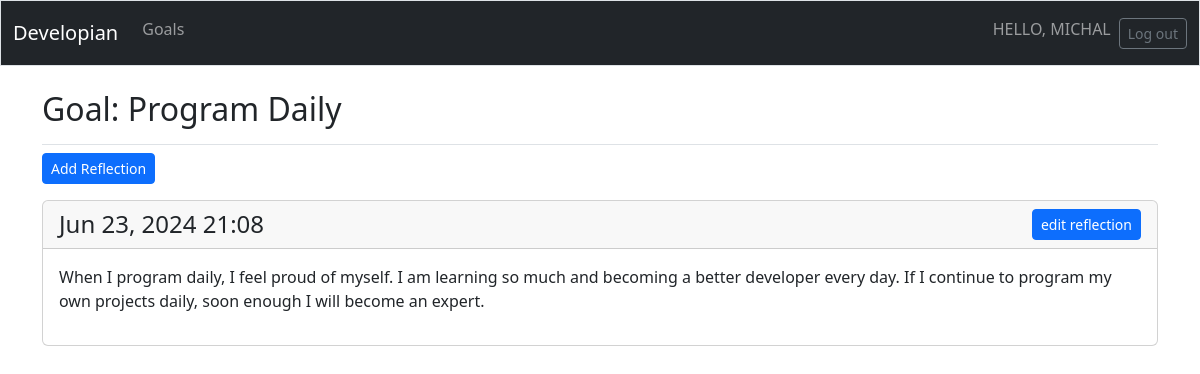
The app's page /goals/3/ (signed in), older data.
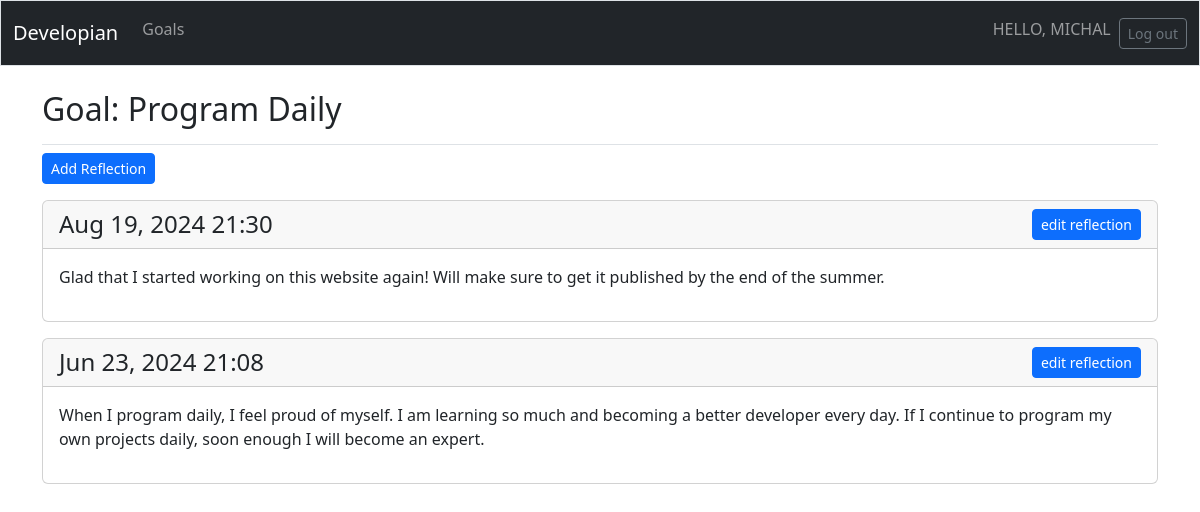
The same page, newer data.
### developian/models.py (models this page shows, shortened)
class Goal(models.Model):
    text = models.CharField(max_length=200)
    date_added = models.DateTimeField(auto_now_add=True)
    owner = models.ForeignKey(User, on_delete=models.CASCADE)

class Reflection(models.Model):
    goal = models.ForeignKey(Goal, on_delete=models.CASCADE)
    reflection = models.TextField()
    date_added = models.DateTimeField(auto_now=True)

### developian/views.py (the view)
# urls.py: path('goals/<int:goal_id>/', views.goal, name='goal'),
@login_required
def goal(request, goal_id):
    goal = Goal.objects.get(id=goal_id)
    check_goal_owner(request, goal)
    reflections = goal.reflection_set.order_by('-date_added')
    context = {'goal': goal, 'reflections': reflections}
    return render(request, 'developian/goal.html', context)

### developian/views.py (called while the page is built)
def check_goal_owner(request, goal):
    if goal.owner != request.user:
        raise Http404

### developian/templates/developian/goal.html
{% extends 'developian/base.html' %}
{% block page_header %}
  <h2>Goal: {{ goal.text }}</h2>
{% endblock page_header %}
{% block content %}
  <p>
    <a class="btn btn-primary btn-sm" href="{% url 'developian:new_reflection' goal.id %}">Add Reflection</a>
  </p>
  {% for reflection in reflections %}
    <div class="card mb-3">
      <h4 class="card-header d-flex justify-content-between align-items-center">
        {{ reflection.date_added|date:'M d, Y H:i' }}
        <small><a class="btn btn-primary btn-sm"
          href="{% url 'developian:edit_reflection' reflection.id %}">
          edit reflection
        </a></small>
      </h4>
       <div class="card-body">{{ reflection.reflection|linebreaks }}</div>
    </div>
  {% empty %}
    <p>No reflections have been created yet!</p>
  {% endfor %}
{% endblock content %}

### developian/templates/developian/base.html (shortened to what this page needs)
<!doctype html>
<html lang="en">
  <head>
    {% load static %}
    <link rel="stylesheet" href="{% static 'developian/styles.css' %}">
    {% load django_bootstrap5 %}
    {% bootstrap_css %}
  </head>
  <body>
    <nav class="navbar navbar-expand-md navbar-dark bg-dark mb-4 border">
      <div class="container-fluid">
        <a class="navbar-brand" href="{% url 'developian:index' %}">
          Developian
        </a>
        <div class="collapse navbar-collapse" id="navbarCollapse">
          <ul class="navbar-nav me-auto mb-2 mb-md-O">
            <li class="nav-item">
              <a class="nav-link" href="{% url 'developian:goals' %}">
                Goals
              </a>
            </li>
          </ul>
          <ul class="navbar-nav ms-auto mb-2 mb-md-o">
            {% if user.is_authenticated %}
              <li class="nav-item">
                <span class="navbar-text me-2">HELLO, {{ user.username.upper }}</span>
              </li>
            {% endif %}
          </ul>
          {% if user.is_authenticated %}
            <form action="{% url 'accounts:logout' %}" method="post">
              <button name="submit" class="btn btn-outline-secondary btn-sm">
                Log out
              </button>
            </form>
          {% endif %}
        </div>
      </div>
    </nav>
    <main class="container">
      <div class="pb-2 mb-2 border-bottom">
        {% block page_header %}{% endblock page_header %}
      </div>
      <div>
        {% block content %}{% endblock content %}
      </div>
    </main>
  </body>
</html>

Row changes from the older to the newer data that the page shows:
added Reflection: date_added "Aug 19, 2024 21:30", reflection "Glad that I started working on this website again! Will make sure to get it published by the end of the summer."
